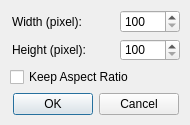
<?xml version="1.0" encoding="UTF-8"?>
<ui version="4.0">
 <class>DialogImageResize</class>
 <widget class="QDialog" name="DialogImageResize">
  <property name="geometry">
   <rect>
    <x>0</x>
    <y>0</y>
    <width>190</width>
    <height>125</height>
   </rect>
  </property>
  <property name="windowTitle">
   <string>Resize Properties</string>
  </property>
  <widget class="QWidget" name="">
   <property name="geometry">
    <rect>
     <x>10</x>
     <y>10</y>
     <width>172</width>
     <height>105</height>
    </rect>
   </property>
   <layout class="QVBoxLayout" name="verticalLayout_2">
    <item>
     <layout class="QVBoxLayout" name="verticalLayout">
      <item>
       <layout class="QHBoxLayout" name="horizontalLayout">
        <item>
         <widget class="QLabel" name="label">
          <property name="minimumSize">
           <size>
            <width>100</width>
            <height>0</height>
           </size>
          </property>
          <property name="maximumSize">
           <size>
            <width>100</width>
            <height>16777215</height>
           </size>
          </property>
          <property name="text">
           <string>Width (pixel):</string>
          </property>
         </widget>
        </item>
        <item>
         <widget class="QSpinBox" name="spinBox_pixelX">
          <property name="minimumSize">
           <size>
            <width>60</width>
            <height>0</height>
           </size>
          </property>
          <property name="maximumSize">
           <size>
            <width>60</width>
            <height>16777215</height>
           </size>
          </property>
          <property name="minimum">
           <number>100</number>
          </property>
          <property name="maximum">
           <number>3000</number>
          </property>
         </widget>
        </item>
       </layout>
      </item>
      <item>
       <layout class="QHBoxLayout" name="horizontalLayout_2">
        <item>
         <widget class="QLabel" name="label_2">
          <property name="minimumSize">
           <size>
            <width>100</width>
            <height>0</height>
           </size>
          </property>
          <property name="maximumSize">
           <size>
            <width>100</width>
            <height>16777215</height>
           </size>
          </property>
          <property name="text">
           <string>Height (pixel):</string>
          </property>
         </widget>
        </item>
        <item>
         <widget class="QSpinBox" name="spinBox_pixelY">
          <property name="minimumSize">
           <size>
            <width>60</width>
            <height>0</height>
           </size>
          </property>
          <property name="maximumSize">
           <size>
            <width>60</width>
            <height>16777215</height>
           </size>
          </property>
          <property name="minimum">
           <number>100</number>
          </property>
          <property name="maximum">
           <number>3000</number>
          </property>
         </widget>
        </item>
       </layout>
      </item>
      <item>
       <widget class="QCheckBox" name="checkBox_keepAspectRatio">
        <property name="text">
         <string>Keep Aspect Ratio</string>
        </property>
       </widget>
      </item>
     </layout>
    </item>
    <item>
     <widget class="QDialogButtonBox" name="buttonBox">
      <property name="orientation">
       <enum>Qt::Horizontal</enum>
      </property>
      <property name="standardButtons">
       <set>QDialogButtonBox::Cancel|QDialogButtonBox::Ok</set>
      </property>
      <property name="centerButtons">
       <bool>true</bool>
      </property>
     </widget>
    </item>
   </layout>
  </widget>
 </widget>
 <resources/>
 <connections>
  <connection>
   <sender>buttonBox</sender>
   <signal>accepted()</signal>
   <receiver>DialogImageResize</receiver>
   <slot>accept()</slot>
   <hints>
    <hint type="sourcelabel">
     <x>248</x>
     <y>254</y>
    </hint>
    <hint type="destinationlabel">
     <x>157</x>
     <y>274</y>
    </hint>
   </hints>
  </connection>
  <connection>
   <sender>buttonBox</sender>
   <signal>rejected()</signal>
   <receiver>DialogImageResize</receiver>
   <slot>reject()</slot>
   <hints>
    <hint type="sourcelabel">
     <x>316</x>
     <y>260</y>
    </hint>
    <hint type="destinationlabel">
     <x>286</x>
     <y>274</y>
    </hint>
   </hints>
  </connection>
 </connections>
</ui>
